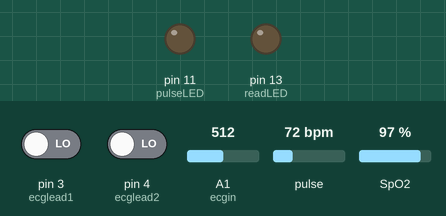
Bench run of a sketch on a simulated Arduino Uno, built with avr-gcc and run on an emulated ATmega328P. Parts: output pins drawn as LEDs (lit = HIGH). Dashed ring = blinking. Inputs (shaded band) come from the test bench; at power-on: pin 3 (ecglead1) LOW, pin 4 (ecglead2) LOW, A1 (ecgin) = 512, pulse 72 bpm, SpO2 97 %.

Above: at 1.2 s.
1.3 s: pin 3 (ecglead1) driven HIGH
6.5 s: pin 3 (ecglead1) driven LOW
At 10.78 s:
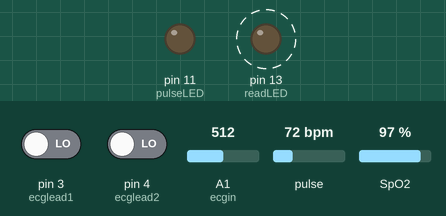
12.7 s: pin 4 (ecglead2) driven HIGH
At 17.2 s:
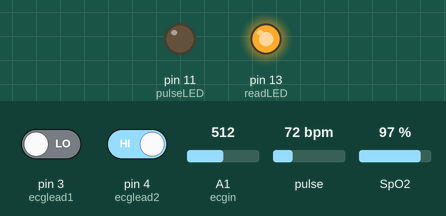
Timing chart, 0 to 18.7 s (numbered marks = the images above; inputs shaded):
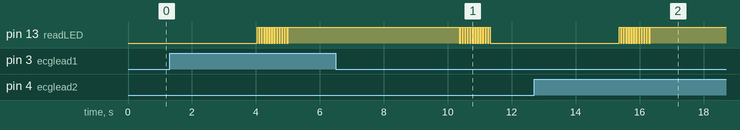

Measured:
- after the input at 6.5 s, pin 13 (readLED): alternates HIGH for 0.04 s and LOW for 0.04 s, 25 changes in all, then stays LOW, starting after 3.9 s
- after the input at 12.7 s, pin 13 (readLED): goes on until 16.3 s, then stays HIGH

The sketch:

ArduinoProgram.ino
```cpp
#include <Wire.h>
#include "MAX30105.h"
#include "spo2_algorithm.h"

MAX30105 particleSensor;

#define MAX_BRIGHTNESS 255

#if defined(__AVR_ATmega328P__) || defined(__AVR_ATmega168__)
uint16_t irBuffer[100];
uint16_t redBuffer[100];
#else
uint32_t irBuffer[100];
uint32_t redBuffer[100];
#endif
int oxsatthreshold=85; //Notify if SpO2<85%
int hrthreshold=60; //Notify if Heart Rate<60 BPM
int ecglead1=3;
int ecglead2=4;
int ecgin=1;
int blankrun=0;

int32_t bufferLength;
int32_t spo2;
int8_t validSPO2;
int32_t heartRate;
int8_t validHeartRate;

byte pulseLED = 11;
byte readLED = 13;

void setup()
{
  Serial.begin(9600);
  pinMode(ecglead1,INPUT);
  pinMode(ecglead2,INPUT);
  pinMode(pulseLED, OUTPUT);
  pinMode(readLED, OUTPUT);


  if (!particleSensor.begin(Wire, I2C_SPEED_FAST)) //Use default I2C port
  {
      //ERROR
  }

    //Callibration
  byte ledBrightness = 60; //Options: 0=Off to 255=50mA
  byte sampleAverage = 4; //Options: 1, 2, 4, 8, 16, 32
  byte ledMode = 2; //Options: 1 = Red only, 2 = Red + IR, 3 = Red + IR + Green
  byte sampleRate = 100; //Options: 50, 100, 200, 400, 800, 1000, 1600, 3200
  int pulseWidth = 411; //Options: 69, 118, 215, 411
  int adcRange = 4096; //Options: 2048, 4096, 8192, 16384

  particleSensor.setup(ledBrightness, sampleAverage, ledMode, sampleRate, pulseWidth, adcRange); //Configure sensor with these settings
}

void loop()
{
  //Make 1000 blank runs to remove inconsistent data and wait for sensors to settle
  if(blankrun<1000)
  {
    chk(0);
    blankrun++;
  }
  else
  {
    chk(1);
  }
}

void chk(int alert)
{
  ecg(alert);
  oxsat(alert);
}


void oxsat(int alert)
{
  bufferLength = 100;


  for (byte i = 0 ; i < bufferLength ; i++)
  {
    while (particleSensor.available() == false)
      particleSensor.check();

    redBuffer[i] = particleSensor.getRed();
    irBuffer[i] = particleSensor.getIR();
    particleSensor.nextSample();
  }


  maxim_heart_rate_and_oxygen_saturation(irBuffer, bufferLength, redBuffer, &spo2, &validSPO2, &heartRate, &validHeartRate);


    for (byte i = 25; i < 100; i++)
    {
      redBuffer[i - 25] = redBuffer[i];
      irBuffer[i - 25] = irBuffer[i];
    }


    for (byte i = 75; i < 100; i++)
    {
      while (particleSensor.available() == false)
        particleSensor.check();

      digitalWrite(readLED, !digitalRead(readLED));

      redBuffer[i] = particleSensor.getRed();
      irBuffer[i] = particleSensor.getIR();
      particleSensor.nextSample();
      int hr=heartRate;
      int oxsaturation=spo2;
      if(alert&&validSPO2)
      {
        if(oxsaturation<oxsatthreshold)
        {
          notify(1);//Low SpO2
        }
      }
      if(alert&&validHeartRate)
      {
        if(hr<hrthreshold)
        {
          notify(2); //Low Heart Rate
        }
      }
    }
    maxim_heart_rate_and_oxygen_saturation(irBuffer, bufferLength, redBuffer, &spo2, &validSPO2, &heartRate, &validHeartRate);

}

void ecg(int alert)
{
  int dump[30];
  for(int i=0;i<30;i++)
  {
    if(digitalRead(ecglead1)||digitalRead(ecglead2))
    {
      i--;
      continue;
    }
    dump[i]=analogRead(ecgin);
  }
  int count=0;
  for(int i=1;i<29;i++)
  {
    if(dump[i]<dump[i-1]&&dump[i]<dump[i+1])
    {
      count++;
    }
  }
  if(count>2)
  {
    if(alert)
    {
      notify(4); //Fragmented QRS segment
    }
  }
  else
  {
    int l1=0;
    int l2=0;
    int chk=0;
    for(int i=1;i<29;i++)
    {
      if(dump[i]<dump[i-1]&&dump[i]<dump[i+1])
      {
        if(chk==0)
        {
          l1=dump[i];
          chk++;
        }
        else
        {
          l2=dump[i];
          break;
        }
      }
    }
    if(l1<l2)
    {
      if(alert)
      {
        notify(3); //Anterior Wall ST Segment Elevation
      }
    }
  }
}

void notify(int stat)
{
  /*
   * 1 for Low SpO2
   * 2 for low heart rate
   * 3 for MI
   * 4 for blockage
   */
   Serial.println(stat);
}
```
